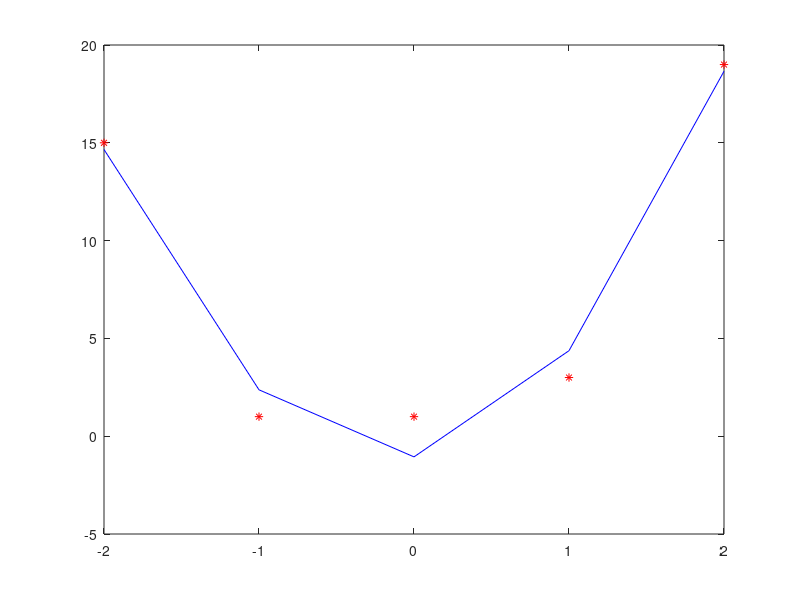

Write MATLAB code to recreate this figure.
format short
clear all;
clc

x = [-2 -1 0 1 2];
y = [15 1 1 3 19];
n = length(x);

plot(x, y, 'r*');
hold on

sumX = sum(x);
sumY = sum(y);
sumXY = sum(x.*y);
sumX2Y = sum((x.^2).*y);
sumX2 = sum(x.^2);
sumX3 = sum(x.^3);
sumX4 = sum(x.^4);

A = [n sumX sumX2; sumX sumX2 sumX3; sumX2 sumX3 sumX4];
B = [sumY; sumXY; sumX2Y];
X = inv(A)*B;

for i=1:n
    f(i) = X(1) + X(2)*x(i) + X(3)*x(i)*x(i);
end

plot(x, f, 'b');
